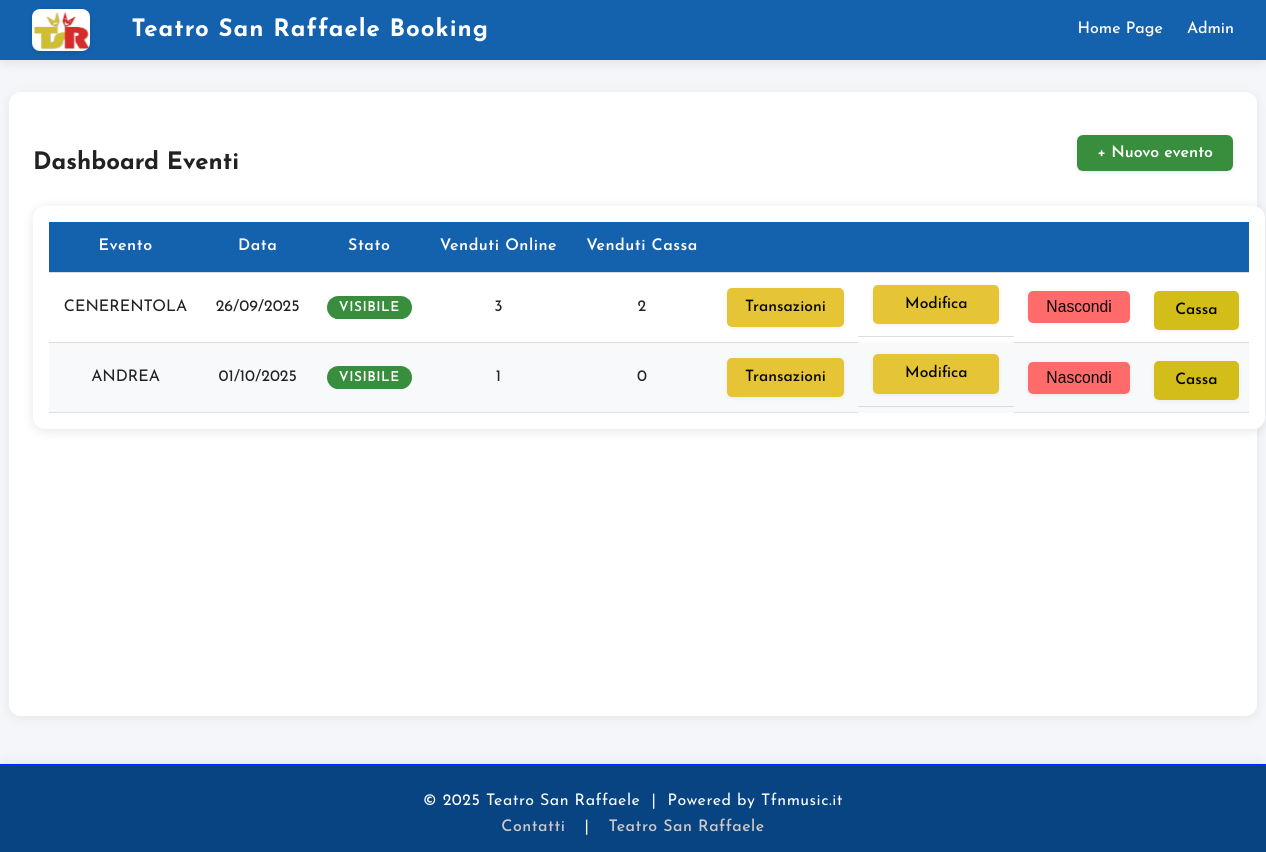
/dashboard (signed in), run on the app's committed database.
### tables this page shows
CREATE TABLE events (
    id INTEGER PRIMARY KEY AUTOINCREMENT,
    title TEXT NOT NULL,
    date TEXT NOT NULL,
    time TEXT NOT NULL,
    price REAL NOT NULL,
    poster_url TEXT         
, visible INTEGER DEFAULT 1);

### app.py (the view)
@app.route('/dashboard')
@login_required
def dashboard():
    try:
        events = get_all_events_admin()
        event_list = []
        for event in events:
            try:
                stats = get_event_stats(event['id'])
                event_list.append({
                    'id': event['id'],
                    'title': event['title'],
                    'date': event['date'],
                    'time': event['time'],
                    'price': event['price'],
                    'sold': stats['sold'],
                    'validated': stats['validated'],
                    'pending': stats['pending'],
                    'visible': event['visible'],
                })
            except Exception as e:
                logger.error(f"Errore calcolo statistiche evento {event['id']}: {e}")
                event_list.append({
                    'id': event['id'],
                    'title': event['title'],
                    'date': event['date'],
                    'time': event['time'],
                    'price': event['price'],
                    'sold': 0,
                    'validated': 0,
                    'pending': 0,
                    'visible': event['visible'],
                })
        logger.info(f"Dashboard caricata con {len(event_list)} eventi")
        return render_template('dashboard.html', events=event_list)
    except Exception as e:
        logger.error(f"Errore caricamento dashboard: {e}")
        flash('Errore nel caricamento della dashboard', 'error')
        return render_template('dashboard.html', events=[])

### app.py (called while the page is built)
@app.context_processor
def inject_now():
    return {'now': datetime.now}

### auth.py (called while the page is built)
def login_required(f):
    @wraps(f)
    def decorated_function(*args, **kwargs):
        if session.get('logged_in') != True:
            return redirect(url_for('admin'))
        return f(*args, **kwargs)
    return decorated_function

### database.py (called while the page is built)
def get_db():
    conn = sqlite3.connect(DB_PATH)
    conn.row_factory = sqlite3.Row
    return conn

def get_all_events_admin():
    conn = get_db()
    events = conn.execute('SELECT * FROM events').fetchall()
    conn.close()
    return events

def get_event_stats(event_id):
    conn = get_db()
    pending = conn.execute(
        'SELECT SUM(LENGTH(seats) - LENGTH(REPLACE(seats, ",", "")) + 1) AS pending_count '
        'FROM bookings WHERE event_id=? AND status=1', (event_id,)
    ).fetchone()['pending_count'] or 0
    sold = conn.execute(
        'SELECT SUM(LENGTH(seats) - LENGTH(REPLACE(seats, ",", "")) + 1) AS sold_count '
        'FROM bookings WHERE event_id=? AND status =2', (event_id,)
    ).fetchone()['sold_count'] or 0
    validated = conn.execute(
        'SELECT SUM(LENGTH(seats) - LENGTH(REPLACE(seats, ",", "")) + 1) AS validated_count '
        'FROM bookings WHERE event_id=? AND status=3', (event_id,)
    ).fetchone()['validated_count'] or 0
    conn.close()
    return {'pending': pending, 'sold': sold, 'validated': validated}

### templates/dashboard.html (shortened to what this page needs)
{% extends 'base.html' %}
{% block content %}
<div class="d-flex justify-between align-center mb-4">
  <h2 class="mb-0">Dashboard Eventi</h2>
  <a href="{{ url_for('add_event') }}" class="btn btn-success">+ Nuovo evento</a>
</div>
<div class="table-wrapper">
  <table class="table">
    <thead>
      <tr>
        <th>Evento</th>
        <th>Data</th>
        <th>Stato</th>
        <th>Venduti Online</th>
        <th>Venduti Cassa</th>
        <th></th>
        <th></th>
        <th></th>
        <th></th>
      </tr>
    </thead>
    <tbody>
      {% for e in events |sort(attribute='id') %}
      <tr>
        <td>{{ e.title }}</td>
        <td>{{ e.date }}</td>
        <td>
          {% if e.visible == 1 %}
          <span class="badge badge-visible">Visibile</span>
          {% else %}
          <span class="badge badge-hidden">Nascosto</span>
          {% endif %}
        </td>
        <td>{{ e.sold }}</td>
        <td>{{ e.validated }}</td>
        <td>
          <a href="{{ url_for('event_transactions', event_id=e.id) }}" class="btn-table">Transazioni</a>
        </td>
        <td class="dashboard-actions">
          <a href="{{ url_for('edit_event', event_id=e.id) }}" class="btn-table btn-edit">Modifica</a>
        </td>
        <td>
          {% if e.visible == 1 %}
          <form action="{{ url_for('hide_event_route', event_id=e.id) }}" method="post" style="display:inline;"
            onsubmit="return confirm('Sei sicuro di voler nascondere questo evento dalla vista pubblica?');">
            <button type="submit" class="btn-table" style="background:#ff6b6b;">Nascondi</button>
          </form>
          {% else %}
          <form action="{{ url_for('show_event_route', event_id=e.id) }}" method="post" style="display:inline;"
            onsubmit="return confirm('Sei sicuro di voler rendere visibile questo evento?');">
            <button type="submit" class="btn-table" style="background:#51cf66;">Mostra</button>
          </form>
          {% endif %}
        </td>
        <td>
          <a href="{{ url_for('admin_book_seats', event_id=e.id) }}" class="btn-table"
            style="background:#d2bd19;color:#000000;margin-top:6px;display:block;">Cassa</a>
        </td>
      </tr>
      {% else %}
      <tr>
        <td colspan="9" style="text-align:center; color:#888;">Nessun evento presente.</td>
      </tr>
      {% endfor %}
    </tbody>
  </table>
</div>
{% endblock %}

### static/style.css (style rules this page uses)
:root { --primary-color: #1461ae; --primary-dark: #074481; --secondary-color: #e53935; --secondary-dark: #b71c1c; --accent-color: #e5c535; --accent-bright: #fff459; --success-color: #388e3c; --success-dark: #256029; --warning-color: #ff9800; --info-color: #1976d2; --bg-primary: #f4f6fa; --bg-secondary: #fff; --text-primary: #222; --text-secondary: #555; --text-muted: #888; --border-color: #bbb; --border-light: #ddd; --shadow-light: 0 1px 4px rgba(0, 0, 0, 0.1); --shadow-medium: 0 2px 12px rgba(0, 0, 0, 0.1); --shadow-heavy: 0 4px 24px rgba(0, 0, 0, 0.15); --spacing-xs: 4px; --spacing-sm: 8px; --spacing-md: 16px; --spacing-lg: 24px; --spacing-xl: 32px; --font-primary: "Josefin Sans", sans-serif; --font-secondary: "Roboto", Arial, sans-serif; --transition-fast: 0.15s ease; --transition-standard: 0.2s ease; --transition-slow: 0.3s ease; }
body { margin: 0; font-family: var(--font-primary); font-optical-sizing: auto; font-weight: 400; font-style: normal; background: var(--bg-primary); color: var(--text-primary); min-height: 100vh; line-height: 1.6; }
.mb-0 { margin-bottom: 0 !important; }
.mb-4 { margin-bottom: var(--spacing-lg) !important; }
.d-flex { display: flex !important; }
.justify-between { justify-content: space-between !important; }
.align-center { align-items: center !important; }
.btn { display: inline-block; padding: 10px 20px; border: none; border-radius: 6px; font-size: 1em; font-weight: 600; text-decoration: none; text-align: center; cursor: pointer; transition: all var(--transition-standard); box-shadow: var(--shadow-light); line-height: 1; user-select: none; }
.btn-success { background: var(--success-color); color: var(--bg-secondary); }
.table-wrapper { width: 100%; max-width: 1200px; margin: 0 auto; background: var(--bg-secondary); border-radius: 12px; box-shadow: var(--shadow-medium); padding: var(--spacing-md); overflow-x: auto; }
.table { width: 100%; border-collapse: collapse; font-size: 1em; min-width: 600px; }
.table th, .table td { padding: 12px 10px; text-align: center; border-bottom: 1px solid var(--border-light); }
.table th { background: var(--primary-color); color: var(--bg-secondary); font-weight: 600; letter-spacing: 0.5px; position: sticky; top: 0; z-index: 10; }
.table tbody tr { transition: background-color var(--transition-fast); }
.table tbody tr:nth-child(even) { background: #f8f9fa; }
.btn-table { background: #e5c535; color: #060606; border: none; border-radius: 5px; padding: 7px 18px; font-size: 0.98em; font-weight: 500; text-decoration: none; transition: background 0.2s; box-shadow: 0 1px 4px #0001; cursor: pointer; display: inline-block; }
.dashboard-actions { display: flex; flex-wrap: wrap; gap: 8px; justify-content: center; align-items: center; }
.dashboard-actions .btn-table { margin: 0 !important; min-width: 90px; text-align: center; }
.badge { display: inline-block; padding: 5px 12px; border-radius: 16px; font-size: 0.85em; font-weight: 600; color: var(--bg-secondary); text-transform: uppercase; letter-spacing: 0.5px; line-height: 1; }
.badge-visible { background: var(--success-color); }

### data on the page
events: title "CENERENTOLA", date "26/09/2025", visible "VISIBILE", sold "3", validated "2"
events: title "ANDREA", date "01/10/2025", shows "VISIBILE", sold "1", validated "0"
